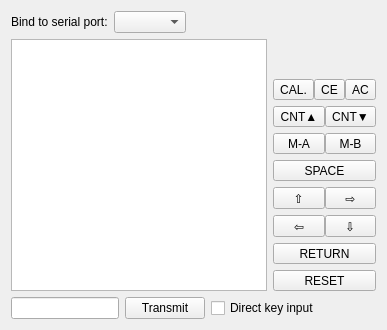
        <widget class="QWidget" name="ISPTab">
         <property name="sizePolicy">
          <sizepolicy hsizetype="Preferred" vsizetype="Preferred">
           <horstretch>0</horstretch>
           <verstretch>0</verstretch>
          </sizepolicy>
         </property>
         <attribute name="title">
          <string>ISP</string>
         </attribute>
         <layout class="QVBoxLayout" name="verticalLayout_6">
          <item>
           <layout class="QHBoxLayout" name="horizontalLayout_2">
            <item>
             <widget class="QLabel" name="label_6">
              <property name="sizePolicy">
               <sizepolicy hsizetype="Preferred" vsizetype="Preferred">
                <horstretch>0</horstretch>
                <verstretch>0</verstretch>
               </sizepolicy>
              </property>
              <property name="text">
               <string>Bind to serial port:</string>
              </property>
             </widget>
            </item>
            <item>
             <widget class="QComboBox" name="portNameCombo">
              <property name="sizePolicy">
               <sizepolicy hsizetype="Preferred" vsizetype="Fixed">
                <horstretch>0</horstretch>
                <verstretch>0</verstretch>
               </sizepolicy>
              </property>
              <property name="editable">
               <bool>false</bool>
              </property>
             </widget>
            </item>
            <item>
             <spacer name="horizontalSpacer_2">
              <property name="orientation">
               <enum>Qt::Horizontal</enum>
              </property>
              <property name="sizeHint" stdset="0">
               <size>
                <width>40</width>
                <height>20</height>
               </size>
              </property>
             </spacer>
            </item>
           </layout>
          </item>
          <item>
           <layout class="QHBoxLayout" name="horizontalLayout_4">
            <item>
             <widget class="QListWidget" name="terminalList"/>
            </item>
            <item>
             <layout class="QVBoxLayout" name="verticalLayout_9">
              <item>
               <spacer name="verticalSpacer">
                <property name="orientation">
                 <enum>Qt::Vertical</enum>
                </property>
                <property name="sizeHint" stdset="0">
                 <size>
                  <width>20</width>
                  <height>40</height>
                 </size>
                </property>
               </spacer>
              </item>
              <item>
               <layout class="QHBoxLayout" name="horizontalLayout_10">
                <property name="spacing">
                 <number>0</number>
                </property>
                <item>
                 <widget class="QToolButton" name="ispCalcButton">
                  <property name="sizePolicy">
                   <sizepolicy hsizetype="Preferred" vsizetype="Fixed">
                    <horstretch>0</horstretch>
                    <verstretch>0</verstretch>
                   </sizepolicy>
                  </property>
                  <property name="text">
                   <string>CAL.</string>
                  </property>
                  <property name="key_code" stdset="0">
                   <number>16</number>
                  </property>
                 </widget>
                </item>
                <item>
                 <widget class="QToolButton" name="ispCEButton">
                  <property name="sizePolicy">
                   <sizepolicy hsizetype="Preferred" vsizetype="Fixed">
                    <horstretch>0</horstretch>
                    <verstretch>0</verstretch>
                   </sizepolicy>
                  </property>
                  <property name="text">
                   <string>CE</string>
                  </property>
                  <property name="shortcut">
                   <string>Backspace</string>
                  </property>
                  <property name="key_code" stdset="0">
                   <number>91</number>
                  </property>
                 </widget>
                </item>
                <item>
                 <widget class="QToolButton" name="ispACButton">
                  <property name="sizePolicy">
                   <sizepolicy hsizetype="Preferred" vsizetype="Fixed">
                    <horstretch>0</horstretch>
                    <verstretch>0</verstretch>
                   </sizepolicy>
                  </property>
                  <property name="text">
                   <string>AC</string>
                  </property>
                  <property name="shortcut">
                   <string>Esc</string>
                  </property>
                  <property name="key_code" stdset="0">
                   <number>93</number>
                  </property>
                 </widget>
                </item>
               </layout>
              </item>
              <item>
               <layout class="QHBoxLayout" name="horizontalLayout_5">
                <property name="spacing">
                 <number>0</number>
                </property>
                <item>
                 <widget class="QToolButton" name="ispCntUpButton">
                  <property name="sizePolicy">
                   <sizepolicy hsizetype="Preferred" vsizetype="Fixed">
                    <horstretch>0</horstretch>
                    <verstretch>0</verstretch>
                   </sizepolicy>
                  </property>
                  <property name="text">
                   <string>CNT▲</string>
                  </property>
                  <property name="key_code" stdset="0">
                   <number>31</number>
                  </property>
                 </widget>
                </item>
                <item>
                 <widget class="QToolButton" name="ispCntDwnButton">
                  <property name="sizePolicy">
                   <sizepolicy hsizetype="Preferred" vsizetype="Fixed">
                    <horstretch>0</horstretch>
                    <verstretch>0</verstretch>
                   </sizepolicy>
                  </property>
                  <property name="text">
                   <string>CNT▼</string>
                  </property>
                  <property name="key_code" stdset="0">
                   <number>18</number>
                  </property>
                 </widget>
                </item>
               </layout>
              </item>
              <item>
               <layout class="QHBoxLayout" name="horizontalLayout_8">
                <property name="spacing">
                 <number>0</number>
                </property>
                <item>
                 <widget class="QToolButton" name="ispMAButton">
                  <property name="sizePolicy">
                   <sizepolicy hsizetype="Preferred" vsizetype="Fixed">
                    <horstretch>0</horstretch>
                    <verstretch>0</verstretch>
                   </sizepolicy>
                  </property>
                  <property name="text">
                   <string>M-A</string>
                  </property>
                  <property name="key_code" stdset="0">
                   <number>6</number>
                  </property>
                 </widget>
                </item>
                <item>
                 <widget class="QToolButton" name="ispMBButton">
                  <property name="sizePolicy">
                   <sizepolicy hsizetype="Preferred" vsizetype="Fixed">
                    <horstretch>0</horstretch>
                    <verstretch>0</verstretch>
                   </sizepolicy>
                  </property>
                  <property name="text">
                   <string>M-B</string>
                  </property>
                  <property name="key_code" stdset="0">
                   <number>7</number>
                  </property>
                 </widget>
                </item>
               </layout>
              </item>
              <item>
               <widget class="QToolButton" name="ispSpaceButton">
                <property name="sizePolicy">
                 <sizepolicy hsizetype="Preferred" vsizetype="Fixed">
                  <horstretch>0</horstretch>
                  <verstretch>0</verstretch>
                 </sizepolicy>
                </property>
                <property name="text">
                 <string>SPACE</string>
                </property>
                <property name="shortcut">
                 <string>Space</string>
                </property>
                <property name="key_code" stdset="0">
                 <number>32</number>
                </property>
               </widget>
              </item>
              <item>
               <layout class="QHBoxLayout" name="horizontalLayout_6" stretch="0,0">
                <property name="spacing">
                 <number>0</number>
                </property>
                <item>
                 <widget class="QToolButton" name="ispUpButton">
                  <property name="sizePolicy">
                   <sizepolicy hsizetype="Preferred" vsizetype="Fixed">
                    <horstretch>0</horstretch>
                    <verstretch>0</verstretch>
                   </sizepolicy>
                  </property>
                  <property name="text">
                   <string>⇧</string>
                  </property>
                  <property name="shortcut">
                   <string>Up</string>
                  </property>
                  <property name="key_code" stdset="0">
                   <number>10</number>
                  </property>
                 </widget>
                </item>
                <item>
                 <widget class="QToolButton" name="ispLeftButton">
                  <property name="sizePolicy">
                   <sizepolicy hsizetype="Preferred" vsizetype="Fixed">
                    <horstretch>0</horstretch>
                    <verstretch>0</verstretch>
                   </sizepolicy>
                  </property>
                  <property name="text">
                   <string>⇨</string>
                  </property>
                  <property name="shortcut">
                   <string>Right</string>
                  </property>
                  <property name="key_code" stdset="0">
                   <number>9</number>
                  </property>
                 </widget>
                </item>
               </layout>
              </item>
              <item>
               <layout class="QHBoxLayout" name="horizontalLayout_9">
                <property name="spacing">
                 <number>0</number>
                </property>
                <item>
                 <widget class="QToolButton" name="ispRightButton">
                  <property name="sizePolicy">
                   <sizepolicy hsizetype="Preferred" vsizetype="Fixed">
                    <horstretch>0</horstretch>
                    <verstretch>0</verstretch>
                   </sizepolicy>
                  </property>
                  <property name="text">
                   <string>⇦</string>
                  </property>
                  <property name="shortcut">
                   <string>Left</string>
                  </property>
                  <property name="key_code" stdset="0">
                   <number>8</number>
                  </property>
                 </widget>
                </item>
                <item>
                 <widget class="QToolButton" name="ispDownButton">
                  <property name="sizePolicy">
                   <sizepolicy hsizetype="Preferred" vsizetype="Fixed">
                    <horstretch>0</horstretch>
                    <verstretch>0</verstretch>
                   </sizepolicy>
                  </property>
                  <property name="text">
                   <string>⇩</string>
                  </property>
                  <property name="shortcut">
                   <string>Down</string>
                  </property>
                  <property name="key_code" stdset="0">
                   <number>11</number>
                  </property>
                 </widget>
                </item>
               </layout>
              </item>
              <item>
               <widget class="QToolButton" name="ispReturnButton">
                <property name="sizePolicy">
                 <sizepolicy hsizetype="Preferred" vsizetype="Fixed">
                  <horstretch>0</horstretch>
                  <verstretch>0</verstretch>
                 </sizepolicy>
                </property>
                <property name="text">
                 <string>RETURN</string>
                </property>
                <property name="shortcut">
                 <string>Enter</string>
                </property>
                <property name="key_code" stdset="0">
                 <number>13</number>
                </property>
               </widget>
              </item>
              <item>
               <widget class="QToolButton" name="ispResetButton">
                <property name="sizePolicy">
                 <sizepolicy hsizetype="Preferred" vsizetype="Fixed">
                  <horstretch>0</horstretch>
                  <verstretch>0</verstretch>
                 </sizepolicy>
                </property>
                <property name="text">
                 <string>RESET</string>
                </property>
                <property name="key_code" stdset="0">
                 <number>21</number>
                </property>
               </widget>
              </item>
             </layout>
            </item>
           </layout>
          </item>
          <item>
           <layout class="QHBoxLayout" name="horizontalLayout_3">
            <item>
             <widget class="QLineEdit" name="serialDataEdit">
              <property name="sizePolicy">
               <sizepolicy hsizetype="Preferred" vsizetype="Fixed">
                <horstretch>0</horstretch>
                <verstretch>0</verstretch>
               </sizepolicy>
              </property>
             </widget>
            </item>
            <item>
             <widget class="QPushButton" name="transmitButton">
              <property name="toolTip">
               <string>Transmit to the watch</string>
              </property>
              <property name="text">
               <string>Transmit</string>
              </property>
             </widget>
            </item>
            <item>
             <widget class="QCheckBox" name="keyCodesCheckBox">
              <property name="text">
               <string>Direct key input</string>
              </property>
             </widget>
            </item>
            <item>
             <spacer name="horizontalSpacer_3">
              <property name="orientation">
               <enum>Qt::Horizontal</enum>
              </property>
              <property name="sizeHint" stdset="0">
               <size>
                <width>40</width>
                <height>20</height>
               </size>
              </property>
             </spacer>
            </item>
           </layout>
          </item>
         </layout>
        </widget>
